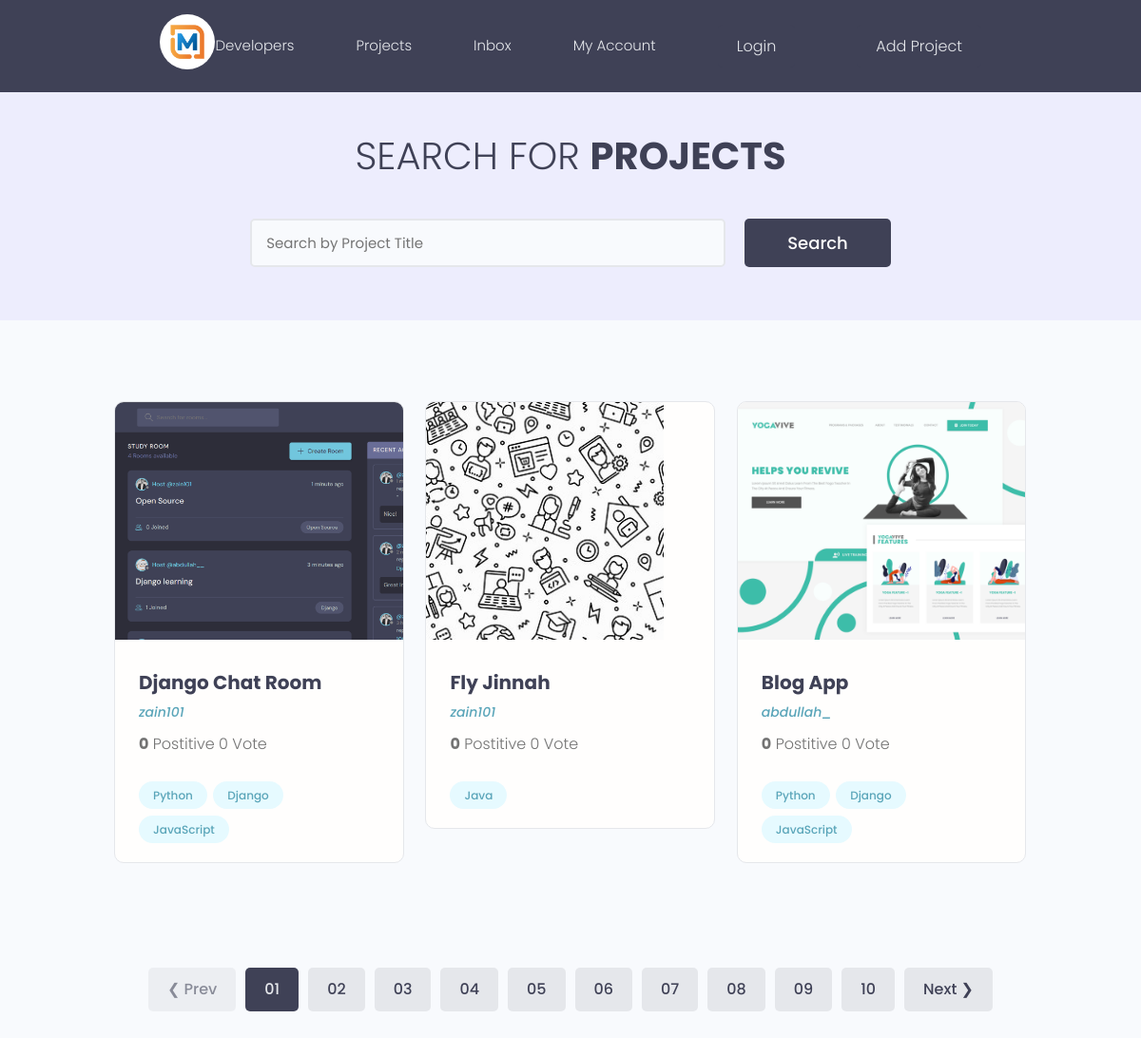
Before: / with the older database file.
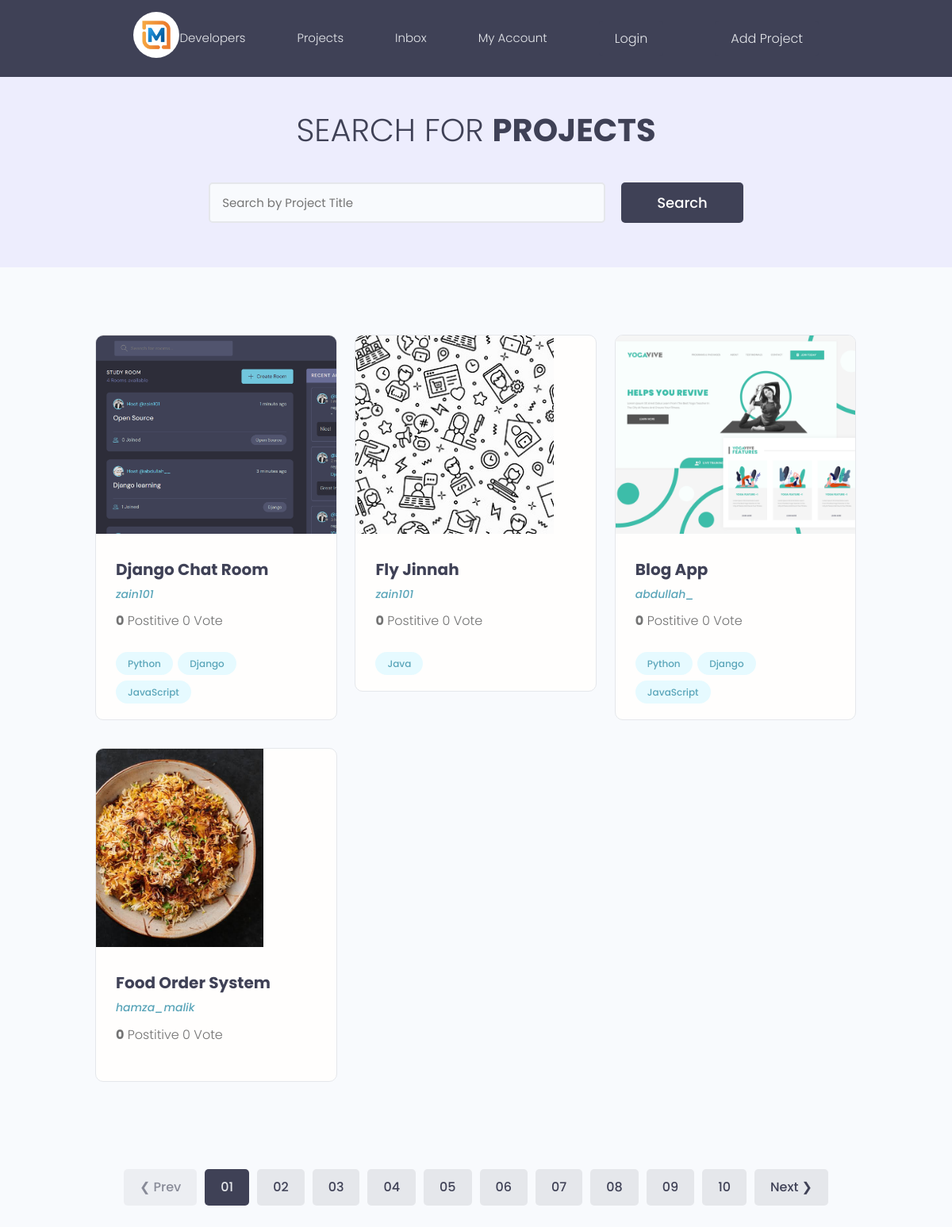
After: the same page with the newer database file.
### projects/models.py (models this page shows, shortened)
class Project(models.Model):
    owner = models.ForeignKey('User', on_delete=models.CASCADE)
    title = models.CharField(max_length=100)
    description = models.TextField(null=True, blank=True)
    featured_image = models.ImageField(null=True, blank=True, default= 'default.jpg')
    demo_link = models.CharField(max_length=1000, null=True, blank=True)
    source_code = models.CharField(max_length=1000, null=True, blank=True)
    vote_total = models.IntegerField(default=0)
    vote_ratio = models.IntegerField(default=0)
    tags = models.ManyToManyField('Tag', blank=True)  # Stringfy the model if it is defined below
    created = models.DateTimeField(auto_now_add=True)
    id = models.UUIDField(default=uuid.uuid4, unique=True, primary_key=True, editable=False)
    @property
    def imageURL(self):
        try:
            img = self.featured_image.url
        except:
            img = ''
        return img

class User(AbstractUser):
    name = models.CharField(max_length=200, null=True)
    username = models.CharField(unique=True, max_length=200)
    email = models.EmailField(unique=True, null=True)
    bio = models.TextField(null=True)
    skills = models.ManyToManyField(Tag, blank=True)
    profile_pic = models.ImageField(null=True, blank=True, default='default.jpg')
    REQUIRED_FIELDS = []

class Tag(models.Model):
    name = models.CharField(max_length=200)
    created = models.DateTimeField(auto_now_add=True)
    id = models.UUIDField(default=uuid.uuid4, unique=True, primary_key=True, editable=False)

### projects/views.py (the view)
# urls.py: path('', include('projects.urls'))
def projects(request):
    query = request.GET.get('query') if request.GET.get('query') != None else ''
    projects = Project.objects.filter(
        Q(title__icontains=query) |
        Q(description__icontains=query)
                                      )         # All projects
    context = {'projects' : projects}
    return render( request, 'projects/projects.html', context)

### projects/templates/projects/projects.html (shortened to what this page needs)
{% extends "main.html" %}
{% block content %}
<main class="projects">
    <section class="hero-section text-center">
      <div class="container container--narrow">
        <div class="hero-section__box">
          <h2>Search for <span>Projects</span></h2>
        </div>
        <div class="hero-section__search">
          <form class="form" action="{% url 'projects' %}" method="get">
            <div class="form__field">
              <input class="input input--text" id="formInput#search" type="text" name="query"
                placeholder="Search by Project Title" />
            </div>
            <input class="btn btn--sub btn--lg" type="submit" name="text" value="Search" />
          </form>
        </div>
      </div>
    </section>
    <section class="projectsList">
      <div class="container">
        <div class="grid grid--three">
            {% for project in projects %}
          <div class="column">
            <div class="card project">
              <a href="{% url 'project' project.id %}" class="project">
                <img class="project__thumbnail" src="{{project.imageURL}}" alt="project thumbnail" />
                <div class="card__body">
                  <h3 class="project__title">{{project.title}}</h3>
                  <p><a class="project__author" href="{% url 'profile' project.owner.id %}">{{project.owner.username}}</a></p>
                  <p class="project--rating">
                    <span style="font-weight: bold;">{{project.vote_ratio}}</span> Postitive
                    {{project.vote_total}} Vote
                  </p>
                  <div class="project__tags">
                    {% for tag in project.tags.all %}
                    <span class="tag tag--pill tag--main">
                      <small>{{tag.name}}</small>
                    </span>
                    {% endfor %}
                  </div>
                </div>
              </a>
            </div>
          </div>
         {% endfor %}
          </div>
        </div>
    </section>
    <div class="pagination">
      <ul class="container">
        <li><a href="#" class="btn btn--disabled">&#10094; Prev</a></li>
        <li><a href="#" class="btn btn--sub">01</a></li>
        <li><a href="#" class="btn">02</a></li>
        <li><a href="#" class="btn">03</a></li>
        <li><a href="#" class="btn">04</a></li>
        <li><a href="#" class="btn">05</a></li>
        <li><a href="#" class="btn">06</a></li>
        <li><a href="#" class="btn">07</a></li>
        <li><a href="#" class="btn">08</a></li>
        <li><a href="#" class="btn">09</a></li>
        <li><a href="#" class="btn">10</a></li>
        <li><a href="#" class="btn">Next &#10095;</a></li>
      </ul>
    </div>
  </main>
{% endblock content%}

### templates/main.html (shortened to what this page needs)
<!DOCTYPE html>
{% load static %}
<html lang="en">
<head>
    <link rel="stylesheet" type="text/css" media="screen" href='{% static "styles/main.css" %}'>
    <link rel="stylesheet" href="{% static 'styles/app.css' %}" />
    <link rel="stylesheet" href="https://cdn.iconmonstr.com/1.3.0/css/iconmonstr-iconic-font.min.css" />
  <link rel="stylesheet" href= "{% static 'uikit/styles/uikit.css' %}" />
</head>
<body>
    {% include 'projects/navbar.html' %}
    {% block content %}
    {% endblock %}
</body>
</html>

### projects/templates/projects/navbar.html (shortened to what this page needs)
{% load static %}
<header class="header">
    <div class="container container--narrow">
      <a href="/" class="header__logo">
        <img src="{% static 'images/logo.jpg' %}" alt="DevJunctionX" />
      </a>
      <nav class="header__nav">
        <ul class="header__menu">
          <li class="header__menuItem"><a href="{% url 'developers' %}">Developers</a></li>
          <li class="header__menuItem"><a href="{% url 'projects' %}">Projects</a></li>
          <li class="header__menuItem"><a href="{% url 'inbox' %}">Inbox</a></li>
          <li class="header__menuItem"><a href="{% url  'profile' user.id  %}">My Account</a></li>
          {% if user.is_authenticated %}
          <li class="header__menuItem"><a href="{% url 'logoutUser' %}" class="btn btn--sub">Logout</a></li>
          {% else %}
          <li class="header__menuItem"><a href="{% url 'loginUser' %}" class="btn btn--sub">Login</a></li>
          {% endif %}
          <li class="header__menuItem"><a href="{% url 'create-project' %}" class="btn btn--sub">Add Project</a></li>
        </ul>
      </nav>
    </div>
  </header>

### static/styles/main.css (style rules this page uses)
body { background-color: white; }

### static/styles/app.css (style rules this page uses)
:root { --color-sub: #2d2d39; }
.btn--sub { background-color: var(--color-sub-light); }
.card { border: 2px solid var(--color-light); }
img { width: 100%; }
.header { position: sticky; z-index: 111; background-color: var(--color-sub); padding: 1.5rem 0; }
.header > .container { display: flex; justify-content: space-between; align-items: center; }
.header__logo > img { height: 5.8rem; border-radius: 74px; }
.header__nav > ul { display: inline-flex; align-items: center; list-style: none; gap: 6.5rem; }
.header__menuItem > a { color: var(--color-light); font-weight: 300; }
.hero-section { height: 40vh; display: flex; align-items: center; background-color: var(--color-sub); }
.hero-section__box { margin-bottom: 4rem; }
.hero-section__box > h2, .hero-section__box > h2 > span { font-size: 4rem; color: var(--color-light); line-height: 1.3; text-transform: uppercase; }
.hero-section__box > h2 { font-weight: 300; }
.hero-section__box > h2 > span { font-weight: 700; }
.hero-section__search > .form { display: flex; align-items: center; justify-content: center; gap: 2rem; }
.hero-section__search > .form input.input--text { width: 50rem; }
.pagination { margin-top: 8rem; margin-bottom: 10rem; }
.pagination > ul { flex-wrap: wrap; list-style: none; display: flex; align-items: center; justify-content: center; gap: 1rem; }
.pagination .btn { color: var(--color-sub); }
.pagination .btn.btn--sub { color: var(--color-light); }
.project__author { font-size: 1.4rem; font-style: italic; }
.project--rating { margin-bottom: 1.6em; margin-top: .5em; }
.projects > .hero-section { background: var(--color-sub-lighter); height: 30vh; }
.projects .hero-section__box { margin-bottom: 2.5rem; }
.projects .hero-section__box > h2 { color: var(--color-sub); }
.projects .hero-section__box > h2 > span { font-weight: 700; color: var(--color-sub); }
.projectsList { margin-top: 8rem; }
.project__thumbnail { height: 25rem; object-fit: cover; object-position: top center; }
.project__title { font-size: 2rem; font-weight: 700; color: var(--color-sub); }

### static/uikit/styles/modules/_variables.css (style rules this page uses)
:root { --color-main: #5aa5b9; --color-main-light: #e6faff; --color-sub: #3f4156; --color-sub-light: #51546e; --color-sub-lighter: #ededfd; --color-text: #737373; --color-gray: #8b8b8b; --color-light: #e5e7eb; --color-light-gray: #767676; --color-bg: #f8fafd; --color-white: #fffefd; --color-white-light: #f3f3f3; --color-success: #359e64; --color-success-bg: #def8e8; --color-error: #fc4b0b; --color-error-bg: #fff2ee; --font-base: 'Poppins', arial, helvetica, 'Segoe UI', roboto, ubuntu, sans-serif; --font-monospace: 'Fira Code', 'Courier New', courier, monospace; --font-regular: 300; --font-medium: 500; --font-bold: 700; --generic-shadow: 1px 1px 5px #00000010; --generic-transition: all 0.3s ease-in-out; }

### static/uikit/styles/modules/_base.css (style rules this page uses)
* { margin: 0; padding: 0; box-sizing: border-box; text-rendering: optimizeLegibility; color: inherit; font-size: inherit; }
html { font-size: 50%; }
@media only screen and (min-width: 480px) { html { font-size: 56.25%; } }
@media only screen and (min-width: 1200px) { html { font-size: 62.5%; } }
body { line-height: 1.6; font-weight: 400; font-size: 1.5rem; color: var(--color-text); background-color: var(--color-bg); min-height: 100vh; }

### static/uikit/styles/modules/_typography.css (style rules this page uses)
* { font-family: var(--font-base); }
h2 { font-size: 3.6rem; font-weight: var(--font-bold); }
h3 { font-size: 3.2rem; font-weight: var(--font-medium); }
p, span, strong { font-size: 1.6rem; color: var(--color-text); font-weight: var(--font-regular); }
a { padding-bottom: 2px; text-decoration: none; display: inline-block; color: var(--color-main); font-weight: var(--font-medium); }

### static/uikit/styles/modules/_utilities.css (style rules this page uses)
.container { width: 92%; max-width: 165rem; margin: 0 auto; box-sizing: border-box; }
.container--narrow { width: 92%; max-width: 120rem; }
@media screen and (min-width: 1000px) { .container { width: 90%; } }
@media screen and (min-width: 1000px) { .container--narrow { width: 85%; } }
@media screen and (min-width: 1200px) { .container { width: 80%; } }
@media screen and (min-width: 1200px) { .container--narrow { width: 72%; } }
.text-center { text-align: center; }

### static/uikit/styles/modules/_card.css (style rules this page uses)
.card { border-radius: 1rem; background-color: var(--color-white); border: 1.5px solid var(--color-light); width: auto; height: auto; margin-top: 0.5rem; margin-bottom: 0.5rem; overflow: hidden; }
.card__body, .card__header { padding: 2rem 2.5rem; }

Changed rows visible on the page:
added Project: imageURL (picture), title "Food Order System", owner.username "hamza_malik", vote_ratio "0", vote_total "0"
